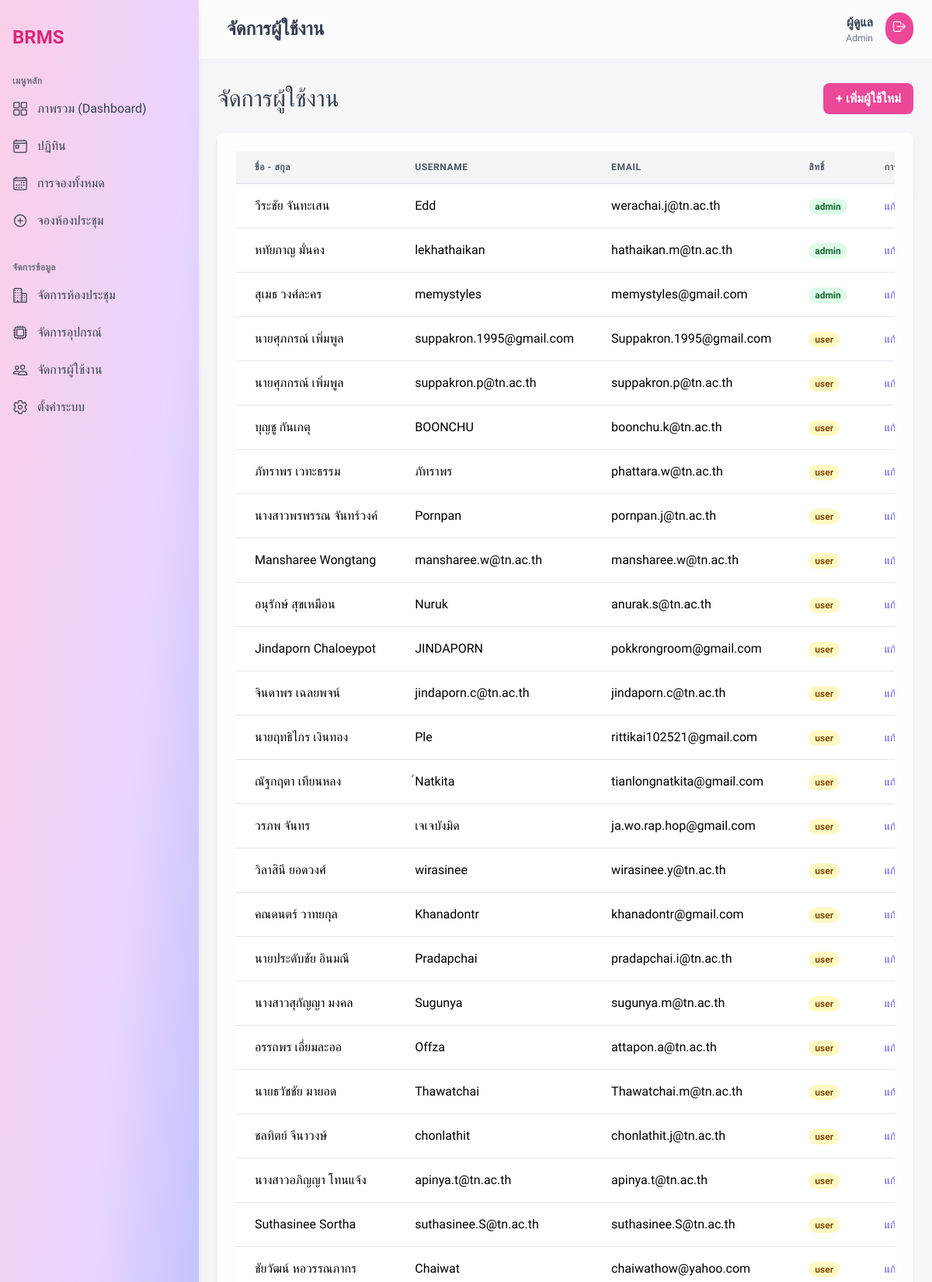
/usercontroller/index (signed in, upper part), run on the app's committed database.
### tables this page shows
CREATE TABLE `users` (
  `id` int NOT NULL,
  `username` varchar(255) NOT NULL,
  `password` varchar(255) NOT NULL,
  `reset_token` varchar(255) DEFAULT NULL,
  `first_name` varchar(255) NOT NULL,
  `last_name` varchar(255) NOT NULL,
  `email` varchar(255) NOT NULL,
  `phone` varchar(20) DEFAULT NULL,
  `role` enum('user','admin') NOT NULL DEFAULT 'user',
  `created_at` timestamp NOT NULL DEFAULT CURRENT_TIMESTAMP,
  `updated_at` timestamp NOT NULL DEFAULT CURRENT_TIMESTAMP ON UPDATE CURRENT_TIMESTAMP
);

### app/controllers/UserController.php (called while the page is built, shortened)
<?php
class UserController extends Controller {
    public function __construct(){
        $this->userModel = $this->model('User');
    }
    public function index(){
        $users = $this->userModel->getUsers();
        $data = ['title' => 'จัดการผู้ใช้งาน', 'users' => $users];
        $this->view('users/index', $data);
    }
}

### app/core/App.php (called while the page is built, shortened)
<?php
class App {
    protected $currentMethod = 'index';
    public function __construct(){
        $url = $this->getUrl();
        if(isset($url[0]) && file_exists(APPROOT . '/controllers/' . ucwords($url[0]) . '.php')){
            unset($url[0]);
        }
        $this->currentController = new $this->currentController;
        if(isset($url[1])){
            if(method_exists($this->currentController, $url[1])){
                $this->currentMethod = $url[1];
                unset($url[1]);
            }
        }
        $this->params = $url ? array_values($url) : [];
        call_user_func_array([$this->currentController, $this->currentMethod], $this->params);
    }
    public function getUrl(){
        if(isset($_GET['url'])){
            $url = rtrim($_GET['url'], '/');
            $url = filter_var($url, FILTER_SANITIZE_URL);
            $url = explode('/', $url);
            return $url;
        }
    }
}

### public/index.php (called while the page is built, shortened)
<?php
$init = new App;

### app/core/Database.php (called while the page is built, shortened)
<?php
class Database {
    private $host = DB_HOST;
    private $user = DB_USER;
    private $pass = DB_PASS;
    private $dbname = DB_NAME;
    private $dbh;
    private $stmt;
    public function __construct(){
        $dsn = 'mysql:host=' . $this->host . ';dbname=' . $this->dbname . ';charset=utf8mb4';
        $options = array(
            PDO::ATTR_PERSISTENT => true,
            PDO::ATTR_ERRMODE => PDO::ERRMODE_EXCEPTION,
            PDO::ATTR_DEFAULT_FETCH_MODE => PDO::FETCH_OBJ
        );
        try{
            $this->dbh = new PDO($dsn, $this->user, $this->pass, $options);
        } catch(PDOException $e){
            $this->error = $e->getMessage();
            echo $this->error;
        }
    }
    public function query($sql){
        $this->stmt = $this->dbh->prepare($sql);
    }
    public function execute(){
        return $this->stmt->execute();
    }
    public function resultSet(){
        $this->execute();
        return $this->stmt->fetchAll();
    }
}

### app/models/User.php (called while the page is built, shortened)
<?php
class User {
    private $db;
    public function __construct(){
        $this->db = new Database;
    }
    public function getUsers(){
        $this->db->query('SELECT id, username, first_name, last_name, email, role FROM users ORDER BY created_at ASC');
        return $this->db->resultSet();
    }
}

### app/views/users/index.php (the view, shortened to what this page needs)
<?php require APPROOT . '/views/templates/layout_admin/header.php'; ?>
<div class="flex justify-between items-center mb-6">
    <h3 class="text-gray-700 text-3xl font-medium"><?php echo $data['title']; ?></h3>
    <a href="<?php echo URLROOT; ?>/usercontroller/create" class="bg-pink-500 text-white font-bold py-2 px-4 rounded-lg hover:bg-pink-600 transition duration-300">
        + เพิ่มผู้ใช้ใหม่
    </a>
</div>
<div class="bg-white/80 backdrop-blur-sm rounded-lg shadow-md p-6">
    <div class="overflow-x-auto">
        <table class="min-w-full">
            <thead class="bg-gray-100">
                <tr>
                    <th class="px-6 py-3 border-b-2 border-gray-200 text-left text-xs font-semibold text-gray-600 uppercase tracking-wider">ชื่อ - สกุล</th>
                    <th class="px-6 py-3 border-b-2 border-gray-200 text-left text-xs font-semibold text-gray-600 uppercase tracking-wider">Username</th>
                    <th class="px-6 py-3 border-b-2 border-gray-200 text-left text-xs font-semibold text-gray-600 uppercase tracking-wider">Email</th>
                    <th class="px-6 py-3 border-b-2 border-gray-200 text-left text-xs font-semibold text-gray-600 uppercase tracking-wider">สิทธิ์</th>
                    <th class="px-6 py-3 border-b-2 border-gray-200 text-left text-xs font-semibold text-gray-600 uppercase tracking-wider">การจัดการ</th>
                </tr>
            </thead>
            <tbody class="bg-white">
                <?php foreach($data['users'] as $user) : ?>
                <tr>
                    <td class="px-6 py-4 whitespace-nowrap border-b border-gray-200"><?php echo $user->first_name . ' ' . $user->last_name; ?></td>
                    <td class="px-6 py-4 whitespace-nowrap border-b border-gray-200"><?php echo $user->username; ?></td>
                    <td class="px-6 py-4 whitespace-nowrap border-b border-gray-200"><?php echo $user->email; ?></td>
                    <td class="px-6 py-4 whitespace-nowrap border-b border-gray-200">
                        <span class="px-2 inline-flex text-xs leading-5 font-semibold rounded-full <?php echo ($user->role == 'admin') ? 'bg-green-100 text-green-800' : 'bg-yellow-100 text-yellow-800'; ?>">
                            <?php echo $user->role; ?>
                        </span>
                    </td>
                    <td class="px-6 py-4 whitespace-nowrap border-b border-gray-200 text-sm font-medium">
                        <a href="<?php echo URLROOT; ?>/usercontroller/edit/<?php echo $user->id; ?>" class="text-indigo-600 hover:text-indigo-900">แก้ไข</a>
                    </td>
                </tr>
                <?php endforeach; ?>
            </tbody>
        </table>
    </div>
</div>
<?php require APPROOT . '/views/templates/layout_admin/footer.php'; ?>

### app/views/templates/layout_admin/header.php (style rules this page uses)
body { font-family: 'Prompt', sans-serif; }

### data on the page
users: first_name "วีระชัย", last_name "จันทะเสน", username "Edd", email "werachai.j@tn.ac.th", role "admin"
users: first_name "หทัยกาญ", last_name "มั่นคง", username "lekhathaikan", email "hathaikan.m@tn.ac.th", role "admin"
users: first_name "สุเมธ", last_name "วงศ์ละคร", username "memystyles", email "memystyles@gmail.com", role "admin"
users: first_name "นายศุภกรณ์", last_name "เพิ่มพูล", username "suppakron.1995@gmail.com", email "Suppakron.1995@gmail.com", role "user"
users: first_name "นายศุภกรณ์", last_name "เพิ่มพูล", username "suppakron.p@tn.ac.th", email "suppakron.p@tn.ac.th", role "user"
users: first_name "บุญชู", last_name "กันเกตุ", username "BOONCHU", email "boonchu.k@tn.ac.th", role "user"
users: first_name "ภัทราพร", last_name "เวทะธรรม", username "ภัทราพร", email "phattara.w@tn.ac.th", role "user"
users: first_name "นางสาวพรพรรณ", last_name "จันทร์วงค์", username "Pornpan", email "pornpan.j@tn.ac.th", role "user"
users: first_name "Mansharee", last_name "Wongtang", username "mansharee.w@tn.ac.th", email "mansharee.w@tn.ac.th", role "user"
users: first_name "อนุรักษ์", last_name "สุขเหมือน", username "Nuruk", email "anurak.s@tn.ac.th", role "user"
users: first_name "Jindaporn", last_name "Chaloeypot", username "JINDAPORN", email "pokkrongroom@gmail.com", role "user"
users: first_name "จินดาพร", last_name "เฉลยพจน์", username "jindaporn.c@tn.ac.th", email "jindaporn.c@tn.ac.th", role "user"
users: first_name "นายฤทธิไกร", last_name "เงินทอง", username "Ple", email "rittikai102521@gmail.com", role "user"
users: first_name "ณัฐกฤตา", last_name "เทียนหลง", username "์Natkita", email "tianlongnatkita@gmail.com", role "user"
users: first_name "วรภพ", last_name "จันทร", username "เจเจบังมิด", email "ja.wo.rap.hop@gmail.com", role "user"
users: first_name "วิลาสินี", last_name "ยอดวงศ์", username "wirasinee", email "wirasinee.y@tn.ac.th", role "user"
users: first_name "คณดนตร์", last_name "วาทยกุล", username "Khanadontr", email "khanadontr@gmail.com", role "user"
users: first_name "นายประดับชัย", last_name "อินมณี", username "Pradapchai", email "pradapchai.i@tn.ac.th", role "user"
users: first_name "นางสาวสุกัญญา", last_name "มงคล", username "Sugunya", email "sugunya.m@tn.ac.th", role "user"
users: first_name "อรรถพร", last_name "เอี่ยมละออ", username "Offza", email "attapon.a@tn.ac.th", role "user"
users: first_name "นายธวัชชัย", last_name "มายอด", username "Thawatchai", email "Thawatchai.m@tn.ac.th", role "user"
users: first_name "ชลทิตย์", last_name "จีนาวงษ์", username "chonlathit", email "chonlathit.j@tn.ac.th", role "user"
users: first_name "นางสาวอภิญญา", last_name "โทนแจ้ง", username "apinya.t@tn.ac.th", email "apinya.t@tn.ac.th", role "user"
users: first_name "Suthasinee", last_name "Sortha", username "suthasinee.S@tn.ac.th", email "suthasinee.S@tn.ac.th", role "user"
users: first_name "ชัยวัฒน์", last_name "หอวรรณภากร", username "Chaiwat", email "chaiwathow@yahoo.com", role "user"

### other printed values
$data['title'] "จัดการผู้ใช้งาน"
$_SESSION['user_first_name'] "ผู้ดูแล"
$_SESSION['user_role'] "Admin"
